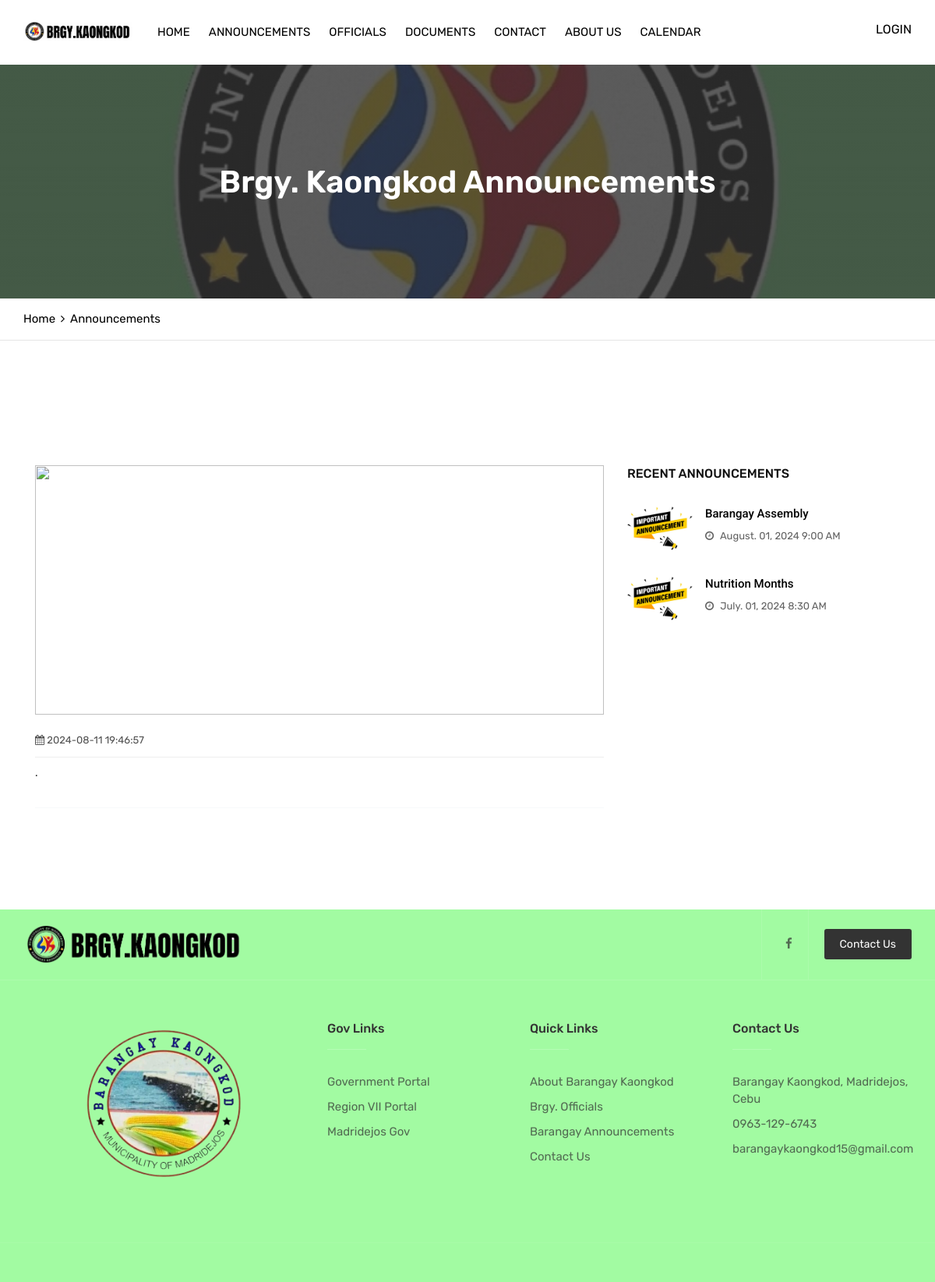
Page /announcement-details.php on the committed database.
### tables this page shows
CREATE TABLE `web_details` (
  `web_id` int(11) NOT NULL,
  `web_name` varchar(70) NOT NULL,
  `web_code` varchar(30) NOT NULL,
  `web_header` varchar(40) NOT NULL,
  `web_url` varchar(60) NOT NULL,
  `admin_email` varchar(40) NOT NULL,
  `admin_pword` varchar(20) NOT NULL,
  `primary_color` varchar(10) NOT NULL,
  `secondary_color` varchar(10) NOT NULL,
  `web_icon` varchar(100) NOT NULL,
  `date_updated` datetime NOT NULL
);

CREATE TABLE `announcements` (
  `id` int(11) NOT NULL,
  `title` varchar(200) NOT NULL,
  `details` mediumtext NOT NULL,
  `image` varchar(300) NOT NULL,
  `image_unique` varchar(300) NOT NULL,
  `date` datetime NOT NULL,
  `expiration_date` date DEFAULT NULL,
  `category` int(11) NOT NULL,
  `status` int(11) NOT NULL
);

### content/head.php (called while the page is built, shortened)
<?php
	include 'global/model.php';
    $model = new Model();
    $rows = $model->website_details();
    if (!empty($rows)) {
        foreach ($rows as $row) {
            $web_header = $row['web_header'];
       	}
    }
?>

### global/model.php (called while the page is built, shortened)
<?php
	Class Model {
		private $server = "127.0.0.1:3306";
		private $username = "u510162695_kaongkod";
		private $password = "1Kaongkod";
		private $dbname = "u510162695_kaongkod";
		private $conn;
		public function __construct() {
			try {
				$this->conn = new mysqli($this->server, $this->username, $this->password, $this->dbname);
			} catch (Exception $e) {
				echo "Connection failed" . $e->getMessage();
			}
		}
		public function website_details(){
			$data = null;
			$query = "SELECT * FROM web_details ORDER BY web_id DESC LIMIT 1";
			if ($sql = $this->conn->query($query)) {
				while ($row = mysqli_fetch_assoc($sql)) {
					$data[] = $row;
				}
			}
			return $data;
		}
		public function displayRecentAnnouncements($category, $status) {
			$data = null;
			$query = "SELECT * FROM announcements WHERE category = ? AND status = ? ORDER BY date DESC LIMIT 5";
			if ($stmt = $this->conn->prepare($query)) {
				$stmt->bind_param('ii', $category, $status);
				$stmt->execute();
				$result = $stmt->get_result();
				while ($row = $result->fetch_assoc()) {
					$data[] = $row;
				}
			}
			return $data;
		}
	}
?>

### announcement-details.php (the view, shortened to what this page needs)
<?php
	include 'content/head.php';
?>
<!DOCTYPE html>
<html lang="en">
<head>
	<link rel="stylesheet" type="text/css" href="assets/css/assets.css">
	<link rel="stylesheet" type="text/css" href="assets/vendors/calendar/fullcalendar.css">
	<link rel="stylesheet" type="text/css" href="assets/css/typography.css">
	<link rel="stylesheet" type="text/css" href="assets/css/shortcodes/shortcodes.css">
	<link rel="stylesheet" type="text/css" href="assets/css/style.css">
	<link rel="stylesheet" type="text/css" href="assets/css/dashboard.css">
</head>
<body id="bg">
<div class="page-wraper">
	<?php include 'content/navigation.php'; ?>
    <div class="page-content bg-white">
        <div class="page-banner ovbl-dark" style="background-image:url(assets/images/m.jpg);">
            <div class="container">
                <div class="page-banner-entry">
                    <h1 class="text-white"><?php echo $web_header; ?> Announcements</h1>
				 </div>
            </div>
        </div>
		<div class="breadcrumb-row">
			<div class="container">
				<ul class="list-inline">
					<li><a href="index">Home</a></li>
					<li>Announcements</li>
				</ul>
			</div>
		</div>
		<div class="content-block">
            <div class="section-area section-sp1">
                <div class="container">
					<div class="row align-items d-flex">
						<div class="col-lg-12 col-md-12">
							<div class="content-block">
			<div class="section-area section-sp1 gallery-bx">
				<div class="container">
					<div class="clearfix">
						<div class="row">
							<div class="col-lg-8 col-xl-8">
								<div class="recent-news blog-lg">
									<div class="action-box blog-lg">
										<img src="assets/images/announcement/<?php echo $image_unique; ?>.jpg" style="height: 320px;object-fit: cover;" alt="">
									</div>
									<div class="info-bx">
										<ul class="media-post">
											<li><i class="fa fa-calendar"></i> <?php echo $date; ?></li>
										</ul>
										<p><?php echo $details; ?>.</p>
										<div class="ttr-divider bg-gray"><i class="icon-dot c-square"></i></div>
									</div>
								</div>
							</div>
							<div class="col-lg-4 col-xl-4">
								<aside  class="side-bar sticky-top">
									<div class="widget recent-posts-entry">
										<h6 class="widget-title">Recent Announcements</h6>
										<?php
										$category = 0;
										$status = 1;
										$rows = $model->displayRecentAnnouncements($category, $status);
										if (!empty($rows)) {
											foreach ($rows as $row) {
										?>
										<div class="widget-post-bx">
											<div class="widget-post clearfix">
												<div class="ttr-post-media"><a href="announcement-details?id=<?php echo $row['id']; ?>"><img src="assets/images/announcement/<?php echo $row['image_unique']; ?>.jpg" style="height: 70px!important; object-fit: cover;" alt=""></a></div>
												<div class="ttr-post-info">
													<div class="ttr-post-header">
														<h6 class="post-title"><a href="announcement-details?id=<?php echo $row['id']; ?>"><?php echo $row['title']; ?></a></h6>
													</div>
													<ul class="media-post">
														<li><a href="#"><i class="fa fa-clock-o"></i> <?php echo date('F. d, Y g:i A', strtotime($row['date'])); ?></a></li>
													</ul>
												</div>
											</div>
										</div>
										<?php	}
										}
										?>
									</div>
								</aside>
							</div>
						</div>
					</div>
				</div>
			</div>
        </div>
						</div>
					</div>
                </div>
            </div>
			<?php include 'content/footer.php' ?>
</div>
</body>
</html>

### assets/css/typography.css (style rules this page uses)
body { background-color: #fff; font-family: Rubik; font-size: 16px; font-weight: 400; color:#505050; padding: 0; margin: 0; overflow-x: hidden; -webkit-font-smoothing: antialiased; font-smoothing: antialiased; -moz-osx-font-smoothing: grayscale; scroll-behavior: smooth; }
a { color: #6f6f6f; outline: 0 none; text-decoration: none; }
img { border-style: none; height: auto; max-width: 100%; vertical-align: middle; }
section, article, aside, details, figcaption, figure, footer, header, hgroup, main, menu, nav, summary { display: block; }
p, address, pre, hr, ul, ol, dl, dd, table { margin-bottom: 24px; }
p { line-height: 28px; margin-bottom: 24px; }
h1, h2, h3, h4, h5, h6 { color: #111111; font-family: rubik; margin-top:0; }
h1 a, h2 a, h3 a, h4 a, h5 a, h6 a { color: inherit; }
h1 { font-size: 36px; line-height: 45px; margin-bottom: 25px; font-weight: 700; }
h6 { font-size: 16px; line-height: 22px; margin-bottom: 10px; font-weight: 500; }
dl, ul, ol { list-style-position: outside; padding: 0; }
ul, ol { margin-bottom: 24px; }
ul li, ol li { padding: 0; }
.text-white { color: #fff; }
.bg-white { background-color: #FFF; }
.bg-gray { background-color: #F7F9FB; }
.text-white { color: #FFF; }
.list-inline li { display: inline-block; }

### assets/css/style.css (style rules this page uses)
.sticky-top { top:100px; }
.page-banner { height: 300px; background-size: cover; background-position: center center; display: table; width: 100%; text-align:left; }
.page-banner .container { display: table; height: 100%; }
.page-banner-entry { display: table-cell; vertical-align: middle; text-align: center; }
.page-banner h1 { font-weight:600; font-size:40px; margin-bottom: 0; }
.breadcrumb-row ul li a { color:#000; }
.recent-news { box-shadow: 0 5px 10px 0 rgba(0,0,0,.1); background: #fff; }
.recent-news.blog-lg { box-shadow: none; }
.recent-news.blog-lg .info-bx { border:0; padding: 20px 0 0 0; }
.recent-news .info-bx { padding: 20px; border: 1px solid #EEEEEE; }
.media-post { border-bottom: 1px solid #EEEEEE; padding-bottom: 10px; margin-bottom: 15px; }
.media-post, .post-tag { margin-bottom: 5px; }
.media-post li { list-style: none; display: inline-block; font-size: 13px; text-transform: capitalize; font-family: ; margin-right: 5px; }
.media-post li a { color:var(--primary); vertical-align: middle; }
.media-post li a i { margin-right:5px; font-size: 13px; }
.post-title a { color:#061538; }
.blog-post p, .recent-news p { margin-bottom: 10px; font-size: 14px; color:#242424; }
.section-sp1 { padding-top:80px; padding-bottom:50px; }
.ovbl-middle:after, .ovbl-light:after, .ovbl-dark:after { background: #391800; background: -moz-linear-gradient(left, #391800 0%, #001739 38%, #321001 71%, #011e32 100%); background: -webkit-linear-gradient(left, #391800 0%,#001739 38%,#321001 71%,#011e32 100%); background: linear-gradient(to right, #391800 0%,#001739 38%,#321001 71%,#011e32 100%); filter: progid:DXImageTransform.Microsoft.gradient( startColorstr='#391800', endColorstr='#011e32',GradientType=1 ); }

### assets/css/shortcodes/form.css (style rules this page uses)
a, .ttr-box, .btn, .form-control, .ov-box, .overlay-icon li a i, .feature-box-xl, .feature-box-lg, .feature-box-md, .feature-box-sm, .feature-box-xs, .navbar-toggler, .menu-logo, .menu-links .nav > li > a, .secondary-menu { -webkit-transition: all 0.2s linear; -moz-transition: all 0.2s linear; -ms-transition: all 0.2s linear; -o-transition: all 0.2s linear; transition: all 0.2s linear; }
.clearfix:after, .clearfix:before { content: ""; display: table; }
.clearfix:after { clear: both; }

### assets/css/shortcodes/breadcrumb.css (style rules this page uses)
.breadcrumb-row { background: #fff; padding: 15px 0; border-bottom: 1px solid #e5e5e5; }
.breadcrumb-row ul { margin: 0; }
.breadcrumb-row ul li { padding: 0; margin-right: 3px; color: #000; display: inline-block; }
.breadcrumb-row ul li:after { content: "\f105"; margin-left: 7px; font-family: fontawesome; }
.breadcrumb-row ul li:last-child { color: #000; }
.breadcrumb-row ul li:last-child:after { display: none; }

### assets/css/shortcodes/divider.css (style rules this page uses)
.ttr-divider { height: 1px; position: relative; margin: 30px 0; }
.ttr-divider i { position: absolute; width: 30px; height: 30px; text-align: center; line-height: 30px; display: block; border-radius: 100%; -webkit-transform: translateY(-50%); -ms-transform: translateY(-50%); transform: translateY(-50%); }

### assets/css/shortcodes/layout.css (style rules this page uses)
#bg { background-attachment: fixed; background-size: cover; }

### assets/css/shortcodes/list.css (style rules this page uses)
ul[class*="list-"] { font-family: "rubik",sans-serif; font-size:15px; }

### announcement-details.php (style rules this page uses)
ul { list-style-type: none; padding: 0; margin: 0; }

### rows in the picture
web_details: web_header "Brgy. Kaongkod"
announcements: image_unique (picture), title "Barangay Assembly", date "August. 01, 2024 9:00 AM"
announcements: image_unique (picture), title "Nutrition Months", date "July. 01, 2024 8:30 AM"

### other values in the picture
$date "2024-08-11 19:46:57"
